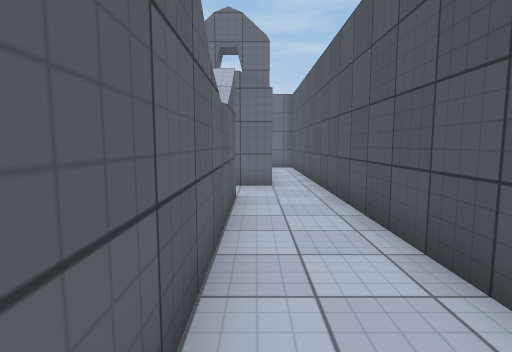
view 1 (above)

15 first-person views from a walk through a 3-D level made in the Unity game engine. The camera is 1.3 m above the floor, tilts 6° down and sees 80° across. The floor is counted in squares, 1 m on a side. Each view is taken from the middle of a square. On the plan, view 1 faces up. The plan holds only what a view shows up to about 14 squares ahead; the rest is blank. Surface patterns are stand-ins for the level's own textures.

view 2
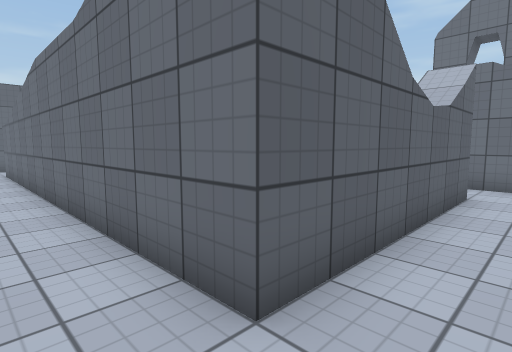

view 3
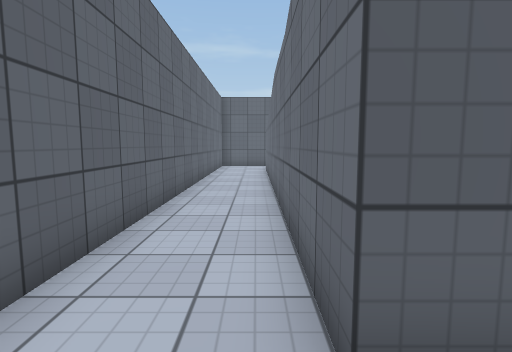

view 4
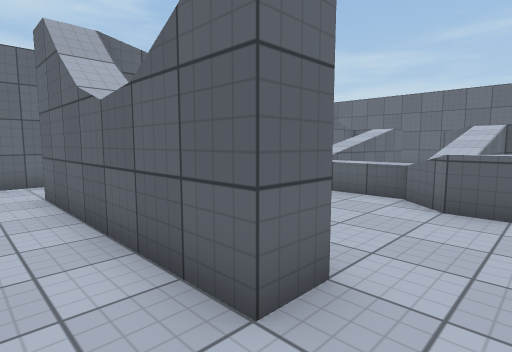

view 5
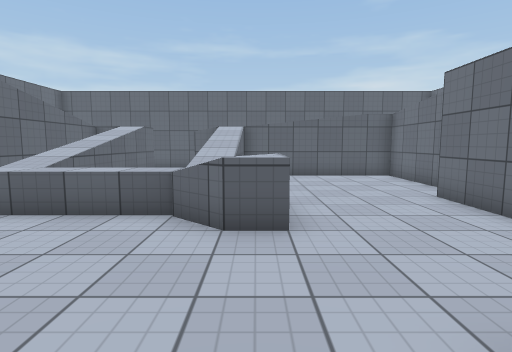

view 6
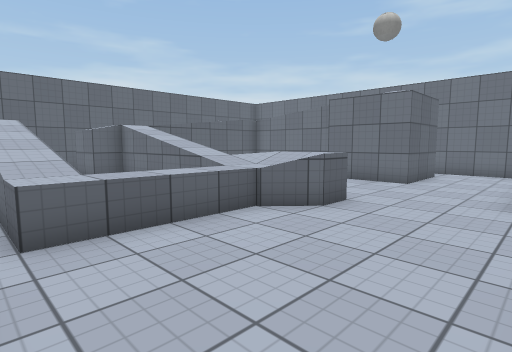

view 7
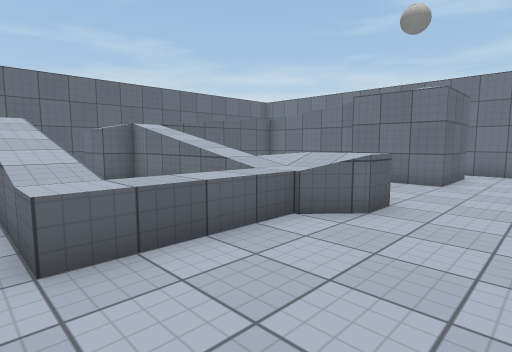

view 8
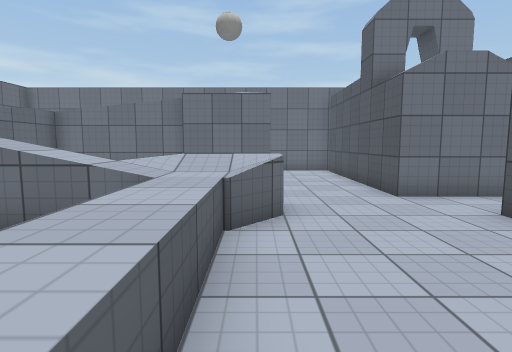

view 9
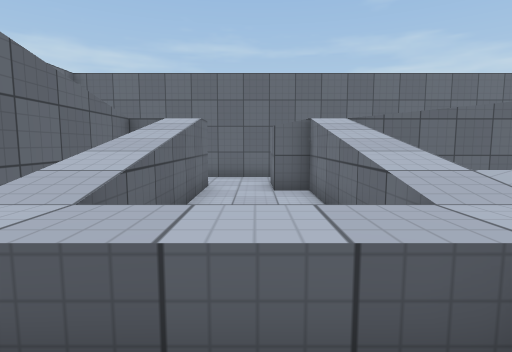

view 10
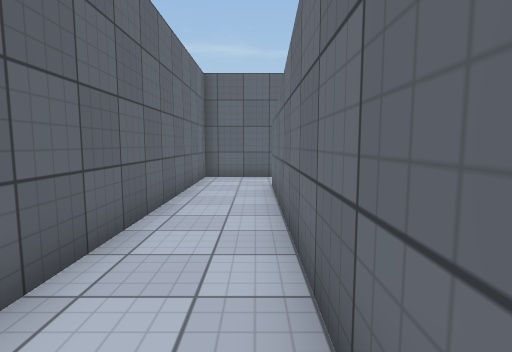

view 11
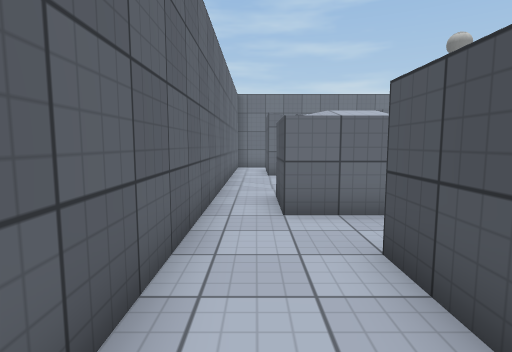

view 12
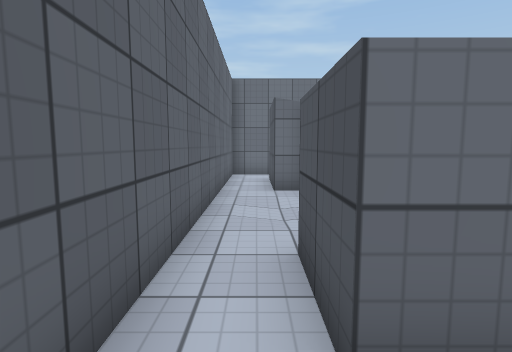

view 13
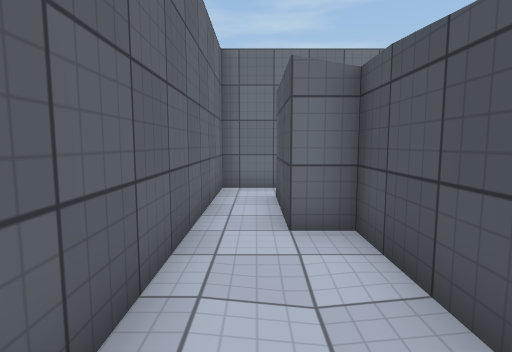

view 14
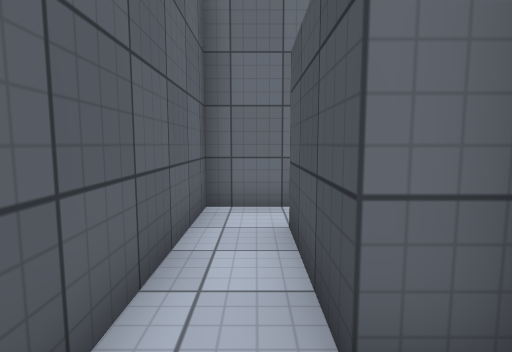

view 15
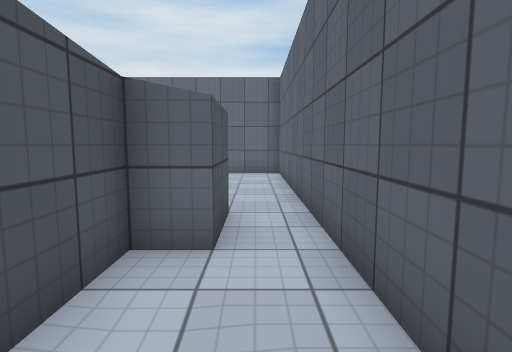

### Floor plan
Key: @ floor where view 1 was taken; # wall or solid block; . floor; ^ raised ledge.
Columns run from 17 left of view 1 to 2 right of it. Each row starts with its distance up from view 1.
 17 ###        #####
 16 #..         ...#
 15 #.#        #...#
 14 #.######## #...#  .#
 13 #.##.....###...#  .#
 12 #..#...........#  .#
 11 #..#...........#  .#
 10 #..#...........###.#
  9 #..#...............#
  8 #..#     ^^^.......#
  7 #.^###^^^^^^....#..#
  6 #.^^..    ^.....#..#
  5 #.....    ^.....#..#
  4 #.....    ^.....#..#
  3 #..###^^^^^.... #..#
  2 #..#    ........#..#
  1 #..##############..
  0 #................@.
 -1 #..................
 -2 ##################

Where each view was taken, in squares from view 1:
view 1: 0 up, 0 right, facing up
view 2: 1 down, 1 right, facing up-left
view 3: 0 up, 1 right, facing left
view 4: 9 up, 1 right, facing down-left
view 5: 8 up, 1 left, facing left
view 6: 2 up, 2 left, facing up-left
view 7: 2 up, 3 left, facing up-left
view 8: 2 up, 6 left, facing up
view 9: 5 up, 5 left, facing left
view 10: 0 up, 5 left, facing left
view 11: 0 up, 16 left, facing up
view 12: 4 up, 16 left, facing up
view 13: 8 up, 16 left, facing up
view 14: 11 up, 16 left, facing up
view 15: 11 up, 16 left, facing down
